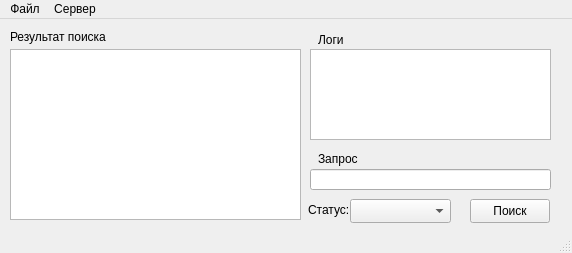
<?xml version="1.0" encoding="UTF-8"?>
<ui version="4.0">
 <class>MainWindow</class>
 <widget class="QMainWindow" name="MainWindow">
  <property name="geometry">
   <rect>
    <x>0</x>
    <y>0</y>
    <width>572</width>
    <height>253</height>
   </rect>
  </property>
  <property name="windowTitle">
   <string>MainWindow</string>
  </property>
  <widget class="QWidget" name="centralwidget">
   <widget class="QTextEdit" name="outlog">
    <property name="enabled">
     <bool>true</bool>
    </property>
    <property name="geometry">
     <rect>
      <x>310</x>
      <y>30</y>
      <width>241</width>
      <height>91</height>
     </rect>
    </property>
    <property name="readOnly">
     <bool>true</bool>
    </property>
    <property name="html">
     <string>&lt;!DOCTYPE HTML PUBLIC &quot;-//W3C//DTD HTML 4.0//EN&quot; &quot;http://www.w3.org/TR/REC-html40/strict.dtd&quot;&gt;
&lt;html&gt;&lt;head&gt;&lt;meta name=&quot;qrichtext&quot; content=&quot;1&quot; /&gt;&lt;meta charset=&quot;utf-8&quot; /&gt;&lt;style type=&quot;text/css&quot;&gt;
p, li { white-space: pre-wrap; }
hr { height: 1px; border-width: 0; }
li.unchecked::marker { content: &quot;\2610&quot;; }
li.checked::marker { content: &quot;\2612&quot;; }
&lt;/style&gt;&lt;/head&gt;&lt;body style=&quot; font-family:'Segoe UI'; font-size:9pt; font-weight:400; font-style:normal;&quot;&gt;
&lt;p style=&quot;-qt-paragraph-type:empty; margin-top:0px; margin-bottom:0px; margin-left:0px; margin-right:0px; -qt-block-indent:0; text-indent:0px;&quot;&gt;&lt;br /&gt;&lt;/p&gt;&lt;/body&gt;&lt;/html&gt;</string>
    </property>
   </widget>
   <widget class="QTextEdit" name="search_result">
    <property name="geometry">
     <rect>
      <x>10</x>
      <y>30</y>
      <width>291</width>
      <height>171</height>
     </rect>
    </property>
    <property name="readOnly">
     <bool>true</bool>
    </property>
   </widget>
   <widget class="QLineEdit" name="line_query">
    <property name="geometry">
     <rect>
      <x>310</x>
      <y>150</y>
      <width>241</width>
      <height>21</height>
     </rect>
    </property>
   </widget>
   <widget class="QLabel" name="label">
    <property name="geometry">
     <rect>
      <x>318</x>
      <y>130</y>
      <width>51</width>
      <height>20</height>
     </rect>
    </property>
    <property name="text">
     <string>Запрос</string>
    </property>
   </widget>
   <widget class="QPushButton" name="search_button">
    <property name="geometry">
     <rect>
      <x>470</x>
      <y>180</y>
      <width>80</width>
      <height>24</height>
     </rect>
    </property>
    <property name="text">
     <string>Поиск</string>
    </property>
   </widget>
   <widget class="QLabel" name="label_2">
    <property name="geometry">
     <rect>
      <x>318</x>
      <y>10</y>
      <width>31</width>
      <height>21</height>
     </rect>
    </property>
    <property name="text">
     <string>Логи</string>
    </property>
   </widget>
   <widget class="QLabel" name="label_3">
    <property name="geometry">
     <rect>
      <x>10</x>
      <y>10</y>
      <width>101</width>
      <height>16</height>
     </rect>
    </property>
    <property name="text">
     <string>Результат поиска</string>
    </property>
   </widget>
   <widget class="QComboBox" name="status_box">
    <property name="geometry">
     <rect>
      <x>350</x>
      <y>180</y>
      <width>101</width>
      <height>24</height>
     </rect>
    </property>
   </widget>
   <widget class="QLabel" name="label_4">
    <property name="geometry">
     <rect>
      <x>308</x>
      <y>180</y>
      <width>51</width>
      <height>21</height>
     </rect>
    </property>
    <property name="text">
     <string>Статус:</string>
    </property>
   </widget>
  </widget>
  <widget class="QMenuBar" name="menubar">
   <property name="geometry">
    <rect>
     <x>0</x>
     <y>0</y>
     <width>572</width>
     <height>21</height>
    </rect>
   </property>
   <widget class="QMenu" name="menu">
    <property name="title">
     <string>Файл</string>
    </property>
    <widget class="QMenu" name="menu_2">
     <property name="title">
      <string>Создать сервер</string>
     </property>
     <addaction name="create_empty"/>
     <addaction name="create_stop_words"/>
    </widget>
    <addaction name="menu_2"/>
   </widget>
   <widget class="QMenu" name="menu_4">
    <property name="title">
     <string>Сервер</string>
    </property>
    <widget class="QMenu" name="menu_add">
     <property name="enabled">
      <bool>false</bool>
     </property>
     <property name="title">
      <string>Добавить документ</string>
     </property>
     <addaction name="add_doc"/>
     <addaction name="import_json"/>
    </widget>
    <addaction name="menu_add"/>
    <addaction name="remove_doc"/>
   </widget>
   <addaction name="menu"/>
   <addaction name="menu_4"/>
  </widget>
  <widget class="QStatusBar" name="statusbar"/>
  <action name="create_empty">
   <property name="checkable">
    <bool>false</bool>
   </property>
   <property name="enabled">
    <bool>true</bool>
   </property>
   <property name="text">
    <string>Пустой сервер</string>
   </property>
  </action>
  <action name="create_stop_words">
   <property name="text">
    <string>Сервер со стоп словами</string>
   </property>
  </action>
  <action name="add_doc">
   <property name="enabled">
    <bool>true</bool>
   </property>
   <property name="text">
    <string>Составить параметры</string>
   </property>
   <property name="visible">
    <bool>true</bool>
   </property>
  </action>
  <action name="import_json">
   <property name="text">
    <string>Импорт из JSON</string>
   </property>
  </action>
  <action name="remove_doc">
   <property name="enabled">
    <bool>false</bool>
   </property>
   <property name="text">
    <string>Удалить документ</string>
   </property>
   <property name="visible">
    <bool>true</bool>
   </property>
  </action>
 </widget>
 <resources/>
 <connections/>
</ui>
